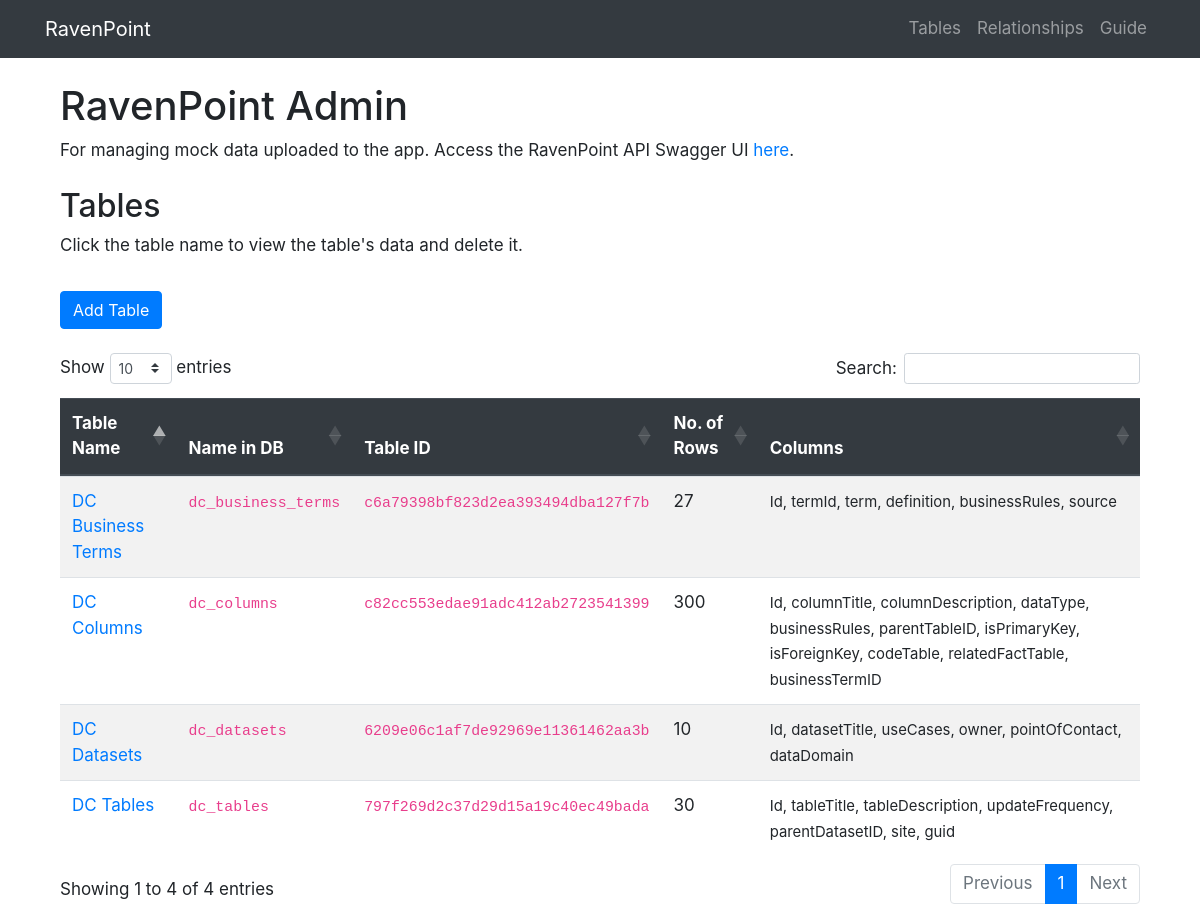
The page / on the database its author committed.
### project/models.py (models this page shows, shortened)
class Table(db.Model):
  __tablename__ = 'tables'
  id = db.Column(db.String(128), primary_key=True)
  table_name = db.Column(db.String(256), unique=True, index=True)
  table_db_name = db.Column(db.String(256))

### project/admin/views.py (the view, shortened to what this page needs)
@admin.route('/', methods=['GET', 'POST'])
def index():
    form = UploadData()
    with sqlite3.connect(conn_string) as conn:
        all_tables = get_all_table_names(conn)
        table_metadata = get_all_table_metadata(conn, all_tables)
    return render_template('index.html', form=form, tables=table_metadata.to_dict('records'))

### project/admin/forms.py
class UploadData(FlaskForm):
    csv_file = FileField('Data (CSV file)', [FileAllowed(['csv'], 'CSV files only.')])
    table_name = StringField('Table Name', [DataRequired()])
    submit = SubmitField('Submit')

### project/utils.py (called while the page is built)
def get_all_table_names(conn):
  df = pd.read_sql(
    'SELECT * from tables',
    conn
  )
  return df

def get_all_table_metadata(conn, tables):
  nrows = []
  all_columns = []
  for table_name in tables.table_db_name:
      cursor = conn.execute(f"SELECT * FROM {table_name}")
      columns = ', '.join(list(map(lambda x: x[0], cursor.description)))
      all_columns.append(columns)
      cursor = conn.execute(f"SELECT COUNT(*) FROM {table_name}")
      table_nrows = cursor.fetchone()[0]
      nrows.append(table_nrows)
  output = tables.copy()
  output['nrows'] = nrows
  output['columns'] = all_columns
  return output

### project/admin/templates/index.html (shortened to what this page needs)
{% extends 'base.html' %}
{% block content %}
<div class="container mt-4">
  <h1>RavenPoint Admin</h1>
  <p>
    For managing mock data uploaded to the app.
    Access the RavenPoint API Swagger UI
    <a href="http://127.0.0.1:5000/ravenpoint/doc" target="_blank">here</a>.
  </p>
</div>
<div class="container mt-4">
  <h2>Tables</h2>
  <p>Click the table name to view the table's data and delete it.</p>
  <button type="button" class="btn btn-primary mt-3" data-toggle="modal" data-target="#addTableModal">
    Add Table
  </button>
</div>
<div class="container mt-4">
  <div class="table-container">
    <table class="table table-striped" id="all-tables">
      <thead class="thead-dark">
        <tr>
          <th scope="col">Table Name</th>
          <th scope="col">Name in DB</th>
          <th scope="col">Table ID</th>
          <th scope="col">No. of Rows</th>
          <th scope="col">Columns</th>
        </tr>
      </thead>
      <tbody>
        {% for table in tables %}
        <tr>
          <td>
            <a href="{{ url_for('admin.table_view', id=table.id) }}">
              {{ table.table_name }}
            </a>
          </td>
          <td><code>{{ table.table_db_name }}</code></td>
          <td>
            <code>{{ table.id }}</code>
          </td>
          <td>{{ "{:,}".format(table.nrows) }}</td>
          <td><small>{{ table.columns }}</small></td>
        </tr>
        {% endfor %}
      </tbody>
    </table>
  </div>
</div>
{% endblock %}

### project/static/css/custom.css (style rules this page uses)
body { overflow-x: scroll; scrollbar-width: none; -ms-overflow-style: none; font-size: 17px; }
th, td { white-space: no-wrap; }
.table-container { overflow-x: scroll; scrollbar-width: none; -ms-overflow-style: none; }

### rows shown on the page
Table: table_name "DC Datasets", table_db_name "dc_datasets", id "6209e06c1af7de92969e11361462aa3b", nrows "10", columns "Id, datasetTitle, useCases, owner, pointOfContact, dataDomain"
Table: table_name "DC Tables", table_db_name "dc_tables", id "797f269d2c37d29d15a19c40ec49bada", nrows "30", columns "Id, tableTitle, tableDescription, updateFrequency, parentDatasetID, site, guid"
Table: table_name "DC Columns", table_db_name "dc_columns", id "c82cc553edae91adc412ab2723541399", nrows "300", columns "Id, columnTitle, columnDescription, dataType, businessRules, parentTableID, isPrimaryKey, isForeignKey, codeTable, relatedFactTable, businessTermID"
Table: table_name "DC Business Terms", table_db_name "dc_business_terms", id "c6a79398bf823d2ea393494dba127f7b", nrows "27", columns "Id, termId, term, definition, businessRules, source"
